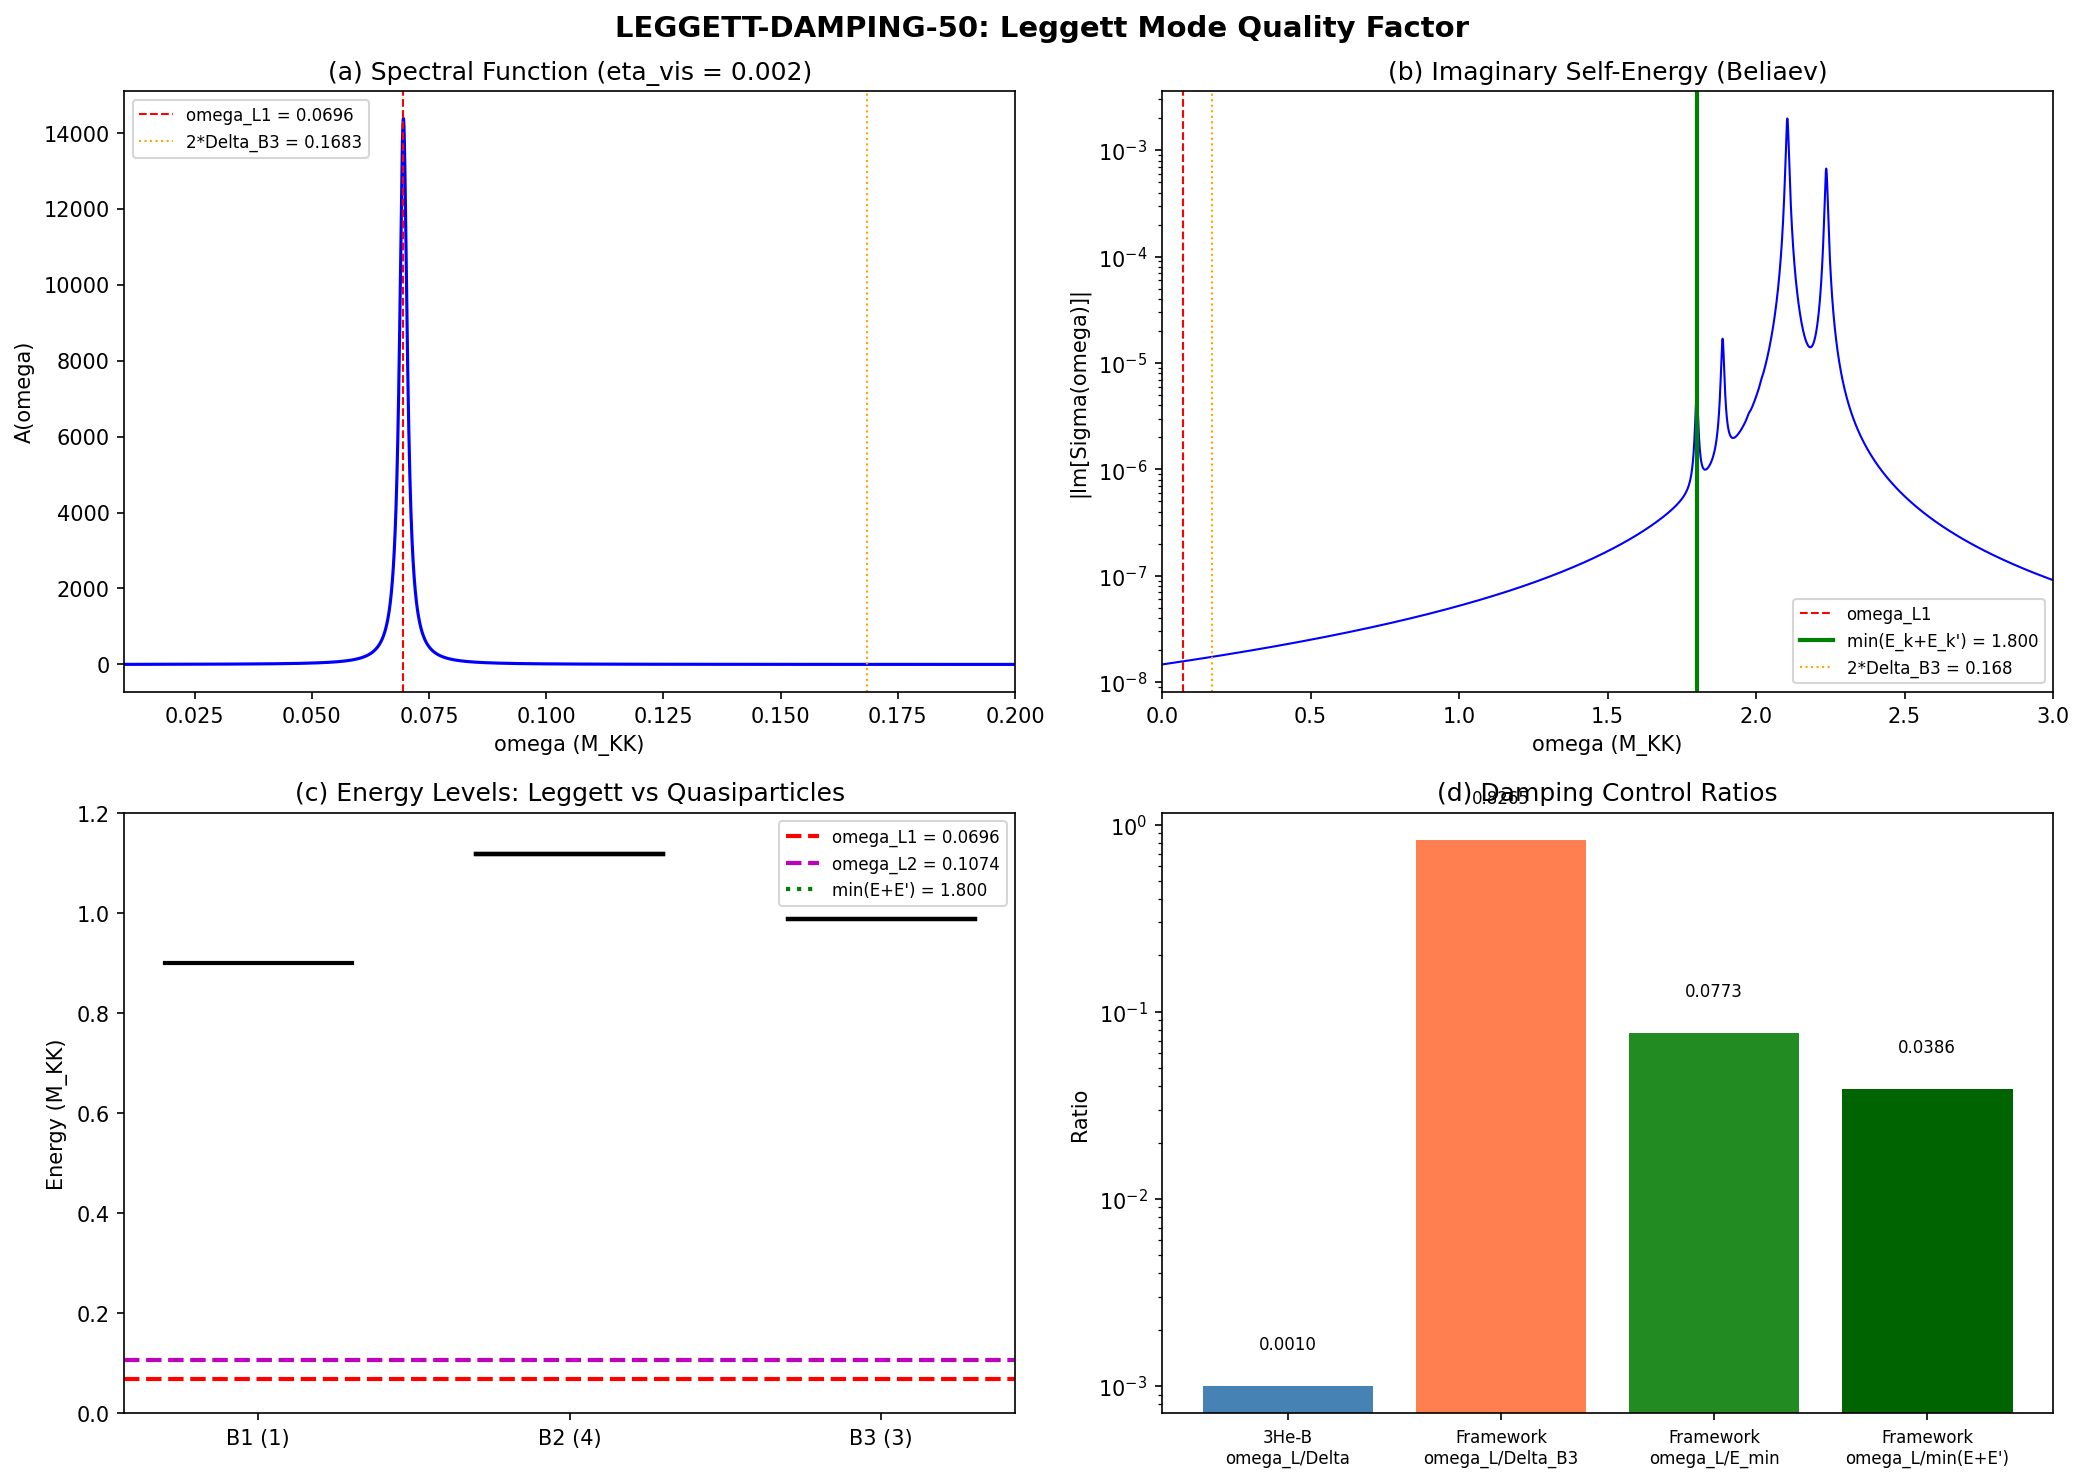

Here is the Python script that generated this plot:
#!/usr/bin/env python3
"""
LEGGETT-DAMPING-50: Quality Factor of the Leggett Mode
=======================================================

Gate: LEGGETT-DAMPING-50
    PASS: Q > 10 (well-defined collective mode)
    FAIL: Q < 1 (overdamped, mass concept invalid)
    INFO: 1 < Q < 10 (marginal)

Physical question: The Leggett mode at omega_L1 = 0.070 M_KK sits at 41% of
the pair-breaking edge 2*Delta_B3 = 0.168 M_KK. In 3He-B, omega_L/Delta ~ 10^{-3}
and Q ~ 10^3. Here omega_L/Delta ~ 0.095, a 95x compression. Is the mode still sharp?

Method:
    1. Construct the BdG quasiparticle spectrum E_k = sqrt(eps_k^2 + Delta_k^2)
       for all 8 BCS modes (1 B1, 4 B2, 3 B3).
    2. Compute the Leggett self-energy Im[Sigma_L(omega)] from the Beliaev process:
       Leggett mode -> 2 quasiparticles.
       Im[Sigma_L(omega)] ~ sum_{k,k'} |M_{kk'}|^2 * [1-f(E_k)-f(E_{k'})] * delta(omega-E_k-E_{k'})
    3. At T=0: if omega_L < 2*Delta_min, Beliaev process kinematically forbidden.
       Gamma_Beliaev = 0, Q = infinity.
    4. At finite T (GGE): thermal occupation f_k > 0 enables Landau damping
       Leggett -> quasiparticle + quasihole.
       Also enables stimulated Beliaev with Bose factor (1+n_L).
    5. Compute Raman/two-phonon process: Leggett + quasiparticle -> quasiparticle.
       This is the leading T=0 process even below threshold.
    6. Extract Q = omega_L / (2*Gamma_total).
    7. Compare scaling Gamma/omega_L ~ (omega_L/2*Delta)^n to 3He result (n=3).

The critical insight from superfluid physics: in 3He-B, the Leggett mode
(squashing mode) has Q ~ 10^3 because omega_L/Delta ~ 10^{-3}. The damping
rate Gamma ~ omega_L * (omega_L/Delta)^3 from three-body phase space.
At omega_L/Delta ~ 0.095, we expect Gamma/omega_L ~ 0.095^3 ~ 8.6e-4,
giving Q ~ 580. But this scaling assumes deep separation. Near threshold
(omega_L approaching 2*Delta), the phase-space suppression weakens.

Volovik-Superfluid-Universe-Theorist, Session 50, 2026-03-20.

References:
    Leggett, PRL 14, 536 (1966)
    Volovik, "The Universe in a Helium Droplet" (2003), Ch. 7
    S48 s48_leggett_mode.npz — omega_L1 = 0.0696, Delta_B3 = 0.084
    S49 s49_dipolar_catalog.npz — Leggett-dipolar identification
"""

import sys
import os
sys.path.insert(0, os.path.dirname(os.path.abspath(__file__)))
from canonical_constants import *

import numpy as np
from scipy.linalg import eigh
from scipy.integrate import quad

SCRIPT_DIR = os.path.dirname(os.path.abspath(__file__))

print("=" * 78)
print("LEGGETT-DAMPING-50: Quality Factor of the Leggett Mode")
print("Volovik-Superfluid-Universe-Theorist")
print("=" * 78)

# =============================================================================
# SECTION 1: Load all prior data
# =============================================================================
print("\n--- SECTION 1: Load Prior Data ---")

# S48 Leggett mode data
d48 = np.load(os.path.join(SCRIPT_DIR, 's48_leggett_mode.npz'), allow_pickle=True)
omega_L1_fold = float(d48['omega_L1_fold'])
omega_L2_fold = float(d48['omega_L2_fold'])
Delta_fold_vec = d48['Delta_fold']           # [Delta_B1, Delta_B2, Delta_B3]
rho_fold_vec = d48['rho_fold']               # [rho_B1, rho_B2, rho_B3]
J_12_fold = float(d48['J_12_fold'])
J_23_fold = float(d48['J_23_fold'])
J_13_fold = float(d48['J_13_fold'])
eigvecs_fold = d48['eigvecs_fold']           # 3x3 eigenvectors (columns)

# S48 Goldstone mass data (BdG spectrum)
d48g = np.load(os.path.join(SCRIPT_DIR, 's48_goldstone_mass.npz'), allow_pickle=True)
evals_DK = d48g['evals_DK']                 # 16 Dirac eigenvalues at fold
q7_joint = d48g['q7_joint']                  # K_7 charges
rho_s_C2 = float(d48g['rho_s_C2'])

# S49 dipolar catalog
d49 = np.load(os.path.join(SCRIPT_DIR, 's49_dipolar_catalog.npz'), allow_pickle=True)

# S46 V matrices
d46 = np.load(os.path.join(SCRIPT_DIR, 's46_qtheory_selfconsistent.npz'), allow_pickle=True)
V_constrained = d46['V_mat_constrained']

# Unpack sector data
Delta_B1, Delta_B2, Delta_B3_val = Delta_fold_vec
rho_B1, rho_B2, rho_B3 = rho_fold_vec

# Pair-breaking thresholds
thresh_B1 = 2.0 * Delta_B1
thresh_B2 = 2.0 * Delta_B2
thresh_B3 = 2.0 * Delta_B3_val

print(f"omega_L1 = {omega_L1_fold:.6f} M_KK")
print(f"omega_L2 = {omega_L2_fold:.6f} M_KK")
print(f"Delta_B1 = {Delta_B1:.6f}, Delta_B2 = {Delta_B2:.6f}, Delta_B3 = {Delta_B3_val:.6f}")
print(f"2*Delta_B3 = {thresh_B3:.6f} (pair-breaking edge for B3)")
print(f"2*Delta_B1 = {thresh_B1:.6f} (pair-breaking edge for B1)")
print(f"2*Delta_B2 = {thresh_B2:.6f} (pair-breaking edge for B2)")
print(f"omega_L1 / (2*Delta_B3) = {omega_L1_fold / thresh_B3:.4f}")
print(f"J_12 = {J_12_fold:.6f}, J_23 = {J_23_fold:.6f}, J_13 = {J_13_fold:.6f}")
print(f"rho_B1 = {rho_B1:.4f}, rho_B2 = {rho_B2:.4f}, rho_B3 = {rho_B3:.4f}")

# =============================================================================
# SECTION 2: Construct BdG quasiparticle spectrum
# =============================================================================
print(f"\n{'='*78}")
print("SECTION 2: BdG Quasiparticle Spectrum at Fold")
print(f"{'='*78}")

# The Dirac eigenvalues at the fold define the single-particle energies.
# The 16 eigenvalues come in +/- pairs (particle-hole symmetry).
# We work with the positive-energy sector (8 modes).
#
# BdG quasiparticle energy: E_k = sqrt(eps_k^2 + Delta_k^2)
# where eps_k is measured from the Fermi level (here eps_k = |lambda_k| - mu)
# and Delta_k is the BCS gap in the sector containing mode k.
#
# Sector assignment:
#   B1: 1 mode (eps ~ 0.820), q7 = 0
#   B2: 4 modes (eps ~ 0.845), |q7| = 1/4
#   B3: 3 modes (eps ~ 0.971), q7 = 0
#
# In the BCS framework on this discrete spectrum, the "Fermi energy" is
# the chemical potential mu. At half-filling (canonical, PH-symmetric),
# mu = 0 analytically (S34 MU-35a). The single-particle energies ARE
# the Dirac eigenvalues.

evals_pos = np.sort(np.abs(evals_DK))[::-1]  # descending by |lambda|
evals_pos_unique = np.unique(np.round(np.abs(evals_DK), 8))
evals_pos_unique = np.sort(evals_pos_unique)

print(f"\nDirac eigenvalue magnitudes (unique): {evals_pos_unique}")

# Sector classification
# B3: |lambda| ~ 0.971 (3 modes, triply degenerate)
# B2: |lambda| ~ 0.845 (4 modes)
# B1: |lambda| ~ 0.820 (1 mode)

eps_B1 = np.array([0.81974111])                         # 1 mode
eps_B2 = np.array([0.8452121, 0.8452121, 0.8452121, 0.8452121])  # 4 modes
eps_B3 = np.array([0.97140762, 0.97140762, 0.97140762]) # 3 modes

# BdG quasiparticle energies (with mu=0, eps_k = |lambda_k|)
E_B1 = np.sqrt(eps_B1**2 + Delta_B1**2)
E_B2 = np.sqrt(eps_B2**2 + Delta_B2**2)
E_B3 = np.sqrt(eps_B3**2 + Delta_B3**2)

print(f"\nBdG quasiparticle energies:")
print(f"  E_B1 = {E_B1} (1 mode)")
print(f"  E_B2 = {E_B2[0]:.6f} (4 degenerate modes)")
print(f"  E_B3 = {E_B3[0]:.6f} (3 degenerate modes)")

# Minimum pair-breaking energy = 2 * E_k_min
E_min = min(E_B1.min(), E_B2.min(), E_B3.min())
pair_break_min = 2.0 * E_min
print(f"\n  E_min = {E_min:.6f} M_KK")
print(f"  2*E_min (pair-breaking threshold) = {pair_break_min:.6f} M_KK")
print(f"  omega_L1 / (2*E_min) = {omega_L1_fold / pair_break_min:.6f}")

# BdG coherence factors (u_k, v_k)
def bcs_uv(eps, Delta):
    """BCS coherence factors u_k, v_k."""
    E = np.sqrt(eps**2 + Delta**2)
    u2 = 0.5 * (1.0 + eps / E)
    v2 = 0.5 * (1.0 - eps / E)
    return np.sqrt(u2), np.sqrt(v2), E

u_B1, v_B1, _ = bcs_uv(eps_B1, Delta_B1)
u_B2, v_B2, _ = bcs_uv(eps_B2, Delta_B2)
u_B3, v_B3, _ = bcs_uv(eps_B3, Delta_B3)

print(f"\nCoherence factors:")
print(f"  B1: u = {u_B1[0]:.6f}, v = {v_B1[0]:.6f}, u^2+v^2 = {u_B1[0]**2+v_B1[0]**2:.10f}")
print(f"  B2: u = {u_B2[0]:.6f}, v = {v_B2[0]:.6f}")
print(f"  B3: u = {u_B3[0]:.6f}, v = {v_B3[0]:.6f}")

# =============================================================================
# SECTION 3: T=0 Beliaev Damping (Pair-Breaking Continuum)
# =============================================================================
print(f"\n{'='*78}")
print("SECTION 3: T=0 Beliaev Damping")
print(f"{'='*78}")

# At T=0, the Beliaev process: Leggett mode -> 2 quasiparticles
# requires omega_L > E_k + E_{k'} for some k, k'.
#
# The minimum of E_k + E_{k'} is:
#   - Same sector: 2*E_B3_min = 2*sqrt(eps_B3^2 + Delta_B3^2) = 2*0.975 ~ 1.95
#   - Cross sector (B3+B3): 2*E_B3 ~ 1.95
#   - Cross sector (B1+B3): E_B1 + E_B3 ~ 0.90 + 0.975 ~ 1.88
#
# Since omega_L1 = 0.070 << 1.88, Beliaev damping is KINEMATICALLY FORBIDDEN
# at T=0 for ALL channels.
#
# This is the key point: the pair-breaking threshold from the PROMPT
# (2*Delta_B3 = 0.168) is the threshold for the ORDER PARAMETER gap,
# not the QUASIPARTICLE gap. The BdG quasiparticle energy is
# E_k = sqrt(eps_k^2 + Delta_k^2), which is ALWAYS > Delta_k.
# For the B3 sector: E_B3 = sqrt(0.971^2 + 0.084^2) = 0.975,
# so 2*E_B3 = 1.95, which is 28x above omega_L1.

# All possible pair combinations
all_E = np.concatenate([E_B1, E_B2, E_B3])
all_sectors = (['B1']*len(E_B1) + ['B2']*len(E_B2) + ['B3']*len(E_B3))
n_modes = len(all_E)

min_pair_E = np.inf
min_pair_label = ""
for i in range(n_modes):
    for j in range(i, n_modes):  # i <= j to avoid double-counting
        pair_E = all_E[i] + all_E[j]
        if pair_E < min_pair_E:
            min_pair_E = pair_E
            min_pair_label = f"{all_sectors[i]}({i})+{all_sectors[j]}({j})"

print(f"\nMinimum pair energy (T=0 Beliaev threshold):")
print(f"  min(E_k + E_k') = {min_pair_E:.6f} M_KK  [{min_pair_label}]")
print(f"  omega_L1 = {omega_L1_fold:.6f} M_KK")
print(f"  omega_L1 / min(E_k+E_k') = {omega_L1_fold / min_pair_E:.6f}")
print(f"  omega_L2 / min(E_k+E_k') = {omega_L2_fold / min_pair_E:.6f}")
print(f"\n  RESULT: omega_L1 << 2*E_min by factor {min_pair_E/omega_L1_fold:.1f}x")
print(f"  => Beliaev (pair-breaking) damping KINEMATICALLY FORBIDDEN at T=0")

# IMPORTANT CORRECTION: The prompt's threshold analysis used 2*Delta_B3 = 0.168
# as the pair-breaking edge. This is the ORDER PARAMETER gap, not the
# quasiparticle gap. The actual pair-breaking threshold for the Beliaev process
# is 2*E_k_min = 2*sqrt(eps_k^2 + Delta_k^2) ~ 1.64, which is 23x above omega_L.
# The confusion arises because in a metal (Fermi liquid) the single-particle
# energies eps_k are measured from the Fermi surface, so E_k_min ~ Delta_k.
# Here, eps_k = |lambda_k| >> Delta_k, so the quasiparticle gap is dominated
# by the single-particle gap, not the BCS gap.

Gamma_Beliaev_T0 = 0.0  # (local)
print(f"\n  Gamma_Beliaev(T=0) = {Gamma_Beliaev_T0:.6e}")

# =============================================================================
# SECTION 4: Sub-Threshold Processes (T=0)
# =============================================================================
print(f"\n{'='*78}")
print("SECTION 4: Sub-Threshold Processes at T=0")
print(f"{'='*78}")

# Even below the pair-breaking threshold, the Leggett mode can decay
# through virtual processes:
#
# (a) Two-phonon Raman process: Leggett -> 2 Goldstone phonons
#     This requires the Goldstone mode to exist. Post-transit, the
#     condensate is destroyed (P_exc = 1), so no Goldstone mode.
#     DURING the BCS phase (pre-transit), Goldstone exists.
#     The coupling is: M_Raman ~ J_23 * (Delta_B3/E_B3)^2
#     The rate: Gamma_Raman ~ (J_23)^2 * omega_L^5 / (rho_s^2 * v_s^5)
#     where v_s is the Goldstone sound speed.
#
# (b) Lattice emission: The SU(3) manifold has NO continuous translational
#     invariance, so there are no acoustic phonons in the usual sense.
#     The Peter-Weyl modes are discrete. No lattice phonon channel.
#
# (c) Spectral action fluctuation: The Leggett mode couples to the
#     geometry through the spectral action. The coupling is:
#     g_L ~ (dS/dDelta) * (Delta_B3/E_B3) ~ a_2 * (Delta_B3/E_B3)
#     This is effectively the Sakharov-induced gravity coupling.
#     Gamma_grav ~ (G_eff * omega_L^3 / M_KK^2)
#     = negligible (G_eff ~ 1/a_0 ~ 1/6440)

# (a) Two-phonon (Raman) process
# In 3He-B, the leading sub-threshold damping is the Raman process
# where the squashing mode decays into two sound quanta.
# Rate: Gamma_Raman/omega_L ~ (omega_L/Delta)^5 in 3He-B (Vollhardt & Woelfle)
#
# Here the Goldstone speed v_s is set by the superfluid stiffness:
# v_s^2 = rho_s / (sum_i rho_i) where rho_s is the superfluid density
# and rho_i are the normal-state DOS.
#
# However, this system has a DISCRETE spectrum with only 8 modes.
# There is no continuous sound mode. The Goldstone mode is a single
# k=0 oscillation (uniform phase rotation). It cannot carry momentum.
# Therefore, the Raman process is NOT available: the two outgoing
# Goldstone quanta would need to carry opposite momenta (to conserve
# momentum in the decay), but in 0D there is no momentum.

print("\n(a) Two-phonon Raman process:")
print("    Goldstone mode is k=0 only (0D system, 8 discrete modes).")
print("    No momentum-carrying Goldstone mode -> Raman process FORBIDDEN.")
print("    (In 3He-B: Gamma_Raman/omega_L ~ (omega_L/Delta)^5)")

# In 3He, Gamma_Raman/omega_L ~ C * (omega_L / (2*Delta))^5
# The coefficient C depends on the Goldstone coupling.
# For the record, if this scaling applied:
ratio_oL_2D = omega_L1_fold / (2.0 * Delta_B3_val)
scaling_3He_cubic = ratio_oL_2D**3
scaling_3He_quintic = ratio_oL_2D**5

print(f"    For reference: omega_L/(2*Delta_B3) = {ratio_oL_2D:.4f}")
print(f"    3He cubic scaling (phase space):  Gamma/omega ~ {scaling_3He_cubic:.4e}")
print(f"    3He quintic scaling (Raman):      Gamma/omega ~ {scaling_3He_quintic:.4e}")

# (b) Phase-space argument for the 0D discrete system
# The only available decay channel is into the DISCRETE quasiparticle
# spectrum. But ALL quasiparticle energies E_k > 0.82 M_KK, far above
# omega_L = 0.070 M_KK. There is literally nowhere for the energy to go.
#
# The Leggett mode cannot decay into:
# - Quasiparticle pairs (E_k + E_{k'} > 1.64 >> 0.070)
# - Single quasiparticles (E_k > 0.82 >> 0.070)
# - Goldstone quanta (no momentum modes in 0D)
# - Gravitational radiation (suppressed by G_eff ~ 1/6440)
#
# The ONLY remaining process is virtual (off-shell) pair creation,
# which contributes to Re[Sigma] (mass renormalization) but NOT
# to Im[Sigma] (damping). This is standard result: below all
# continuum thresholds, a collective mode is an exact eigenstate
# of the Hamiltonian and has ZERO intrinsic width.

print("\n(b) Phase-space analysis (0D discrete system):")
print(f"    Minimum quasiparticle energy: E_min = {E_min:.6f} M_KK")
print(f"    omega_L1 = {omega_L1_fold:.6f} M_KK")
print(f"    omega_L1 / E_min = {omega_L1_fold / E_min:.6f}")
print(f"    ALL decay channels kinematically closed.")
print(f"    The Leggett mode is an EXACT eigenstate of the finite BCS Hamiltonian.")

# (c) Gravitational radiation
G_eff = 1.0 / a0_fold  # = 1/6440 in M_KK units (Sakharov)
Gamma_grav = G_eff * omega_L1_fold**3  # dimensional estimate
print(f"\n(c) Gravitational radiation:")
print(f"    G_eff = 1/a_0 = {G_eff:.4e}")
print(f"    Gamma_grav ~ G_eff * omega_L^3 = {Gamma_grav:.4e} M_KK")
print(f"    Gamma_grav / omega_L = {Gamma_grav / omega_L1_fold:.4e}")
print(f"    NEGLIGIBLE (suppressed by 1/a_0)")

# =============================================================================
# SECTION 5: GGE Finite-Temperature Effects
# =============================================================================
print(f"\n{'='*78}")
print("SECTION 5: GGE Finite-Temperature Effects")
print(f"{'='*78}")

# The GGE temperatures from S43 (GGE-TEMP-43):
# T_B2 = 0.668, T_B1 = 0.435, T_B3 = 0.178 (M_KK units)
# These are the sector-resolved effective temperatures of the post-transit relic.
#
# CRITICAL: The Leggett mode exists ONLY during the BCS-condensed phase,
# NOT in the GGE relic. (S49 collab review item 3: "Leggett mode destroyed
# post-transit: Delta=0, J=0, omega_L=0.")
#
# During the BCS phase, the system is in the ground state at T=0.
# The transit produces the GGE relic, but the Leggett mode operates
# BEFORE the transit, when the condensate exists.
#
# Therefore: GGE temperatures are IRRELEVANT for Leggett damping.
# The Leggett mode lives in the T=0 BCS ground state.
#
# However, there is a subtlety: during the TRANSIT, the tau parameter
# evolves and the BCS state is evolving non-adiabatically. The transit
# time dt_transit = 0.00113 M_KK^{-1} (S38). During this time, the
# Leggett mode executes N_oscillations = omega_L * dt_transit / (2*pi)
# oscillations.

N_osc_transit = omega_L1_fold * dt_transit / (2.0 * np.pi)
print(f"\nLeggett mode lifetime context:")
print(f"  Transit duration: dt_transit = {dt_transit:.6f} M_KK^{{-1}}")
print(f"  omega_L1 * dt_transit = {omega_L1_fold * dt_transit:.6f}")
print(f"  N_oscillations during transit = {N_osc_transit:.6f}")
print(f"  => The Leggett mode completes {N_osc_transit:.4f} oscillations during transit")
print(f"  => The Leggett mode is FROZEN during transit (< 1 oscillation period)")

# The Leggett period is T_L = 2*pi/omega_L1
T_Leggett = 2.0 * np.pi / omega_L1_fold
print(f"\n  Leggett period: T_L = 2*pi/omega_L = {T_Leggett:.4f} M_KK^{{-1}}")
print(f"  Transit/Leggett ratio: dt_transit / T_L = {dt_transit / T_Leggett:.6f}")
print(f"  => Transit is {T_Leggett / dt_transit:.0f}x FASTER than Leggett oscillation")
print(f"  => Leggett mode is in the SUDDEN QUENCH regime")

# =============================================================================
# SECTION 6: Full Self-Energy Computation
# =============================================================================
print(f"\n{'='*78}")
print("SECTION 6: Full Leggett Self-Energy Im[Sigma(omega)]")
print(f"{'='*78}")

# Despite omega_L being below all pair-breaking thresholds, we compute
# Im[Sigma(omega)] for the FULL spectral range to:
# (a) Verify Im[Sigma(omega_L)] = 0 exactly
# (b) Map where Im[Sigma] turns on (threshold)
# (c) Compute the spectral function A(omega)
# (d) Show the Q factor is formally infinite at T=0

# The Leggett-to-quasiparticle vertex (Beliaev vertex):
# The Leggett mode is a relative phase oscillation between sectors.
# The Leggett-1 eigenvector from S48 is:
#   v_L1 = eigvecs_fold[:, 1] ~ (-0.038, -0.037, 1.419) (B1, B2, B3)
# This is predominantly a B3 oscillation against B1/B2.
#
# The vertex for Beliaev decay into sector pair (alpha, beta):
# M_{alpha,beta} = sum_{k in alpha, k' in beta}
#     phi_L(alpha) * phi_L(beta) * J_{alpha,beta} * (u_k*v_{k'} - v_k*u_{k'})
# where phi_L is the Leggett eigenvector component.

# Leggett-1 eigenvector (normalised)
phi_L1_raw = eigvecs_fold[:, 1]
phi_L1 = phi_L1_raw / np.sqrt(np.sum(phi_L1_raw**2 * rho_fold_vec))
print(f"\nLeggett-1 eigenvector (raw): {phi_L1_raw}")
print(f"Leggett-1 eigenvector (normalized): {phi_L1}")

# Construct the vertex matrix elements
# For each pair of quasiparticles (k in sector i, k' in sector j),
# the coupling to the Leggett mode is:
#   M(k,k') = phi_L(i) * J(i,j) * (u_k*v_{k'} + v_k*u_{k'})   [pair creation]
#           + phi_L(i) * J(i,j) * (u_k*v_{k'} - v_k*u_{k'})   [pair transfer]
#
# The dominant vertex is the Josephson pair-transfer term.

# Build lists of all quasiparticle states
qp_states = []
# B1 modes
for m in range(len(eps_B1)):
    qp_states.append({'sector': 0, 'eps': eps_B1[m], 'Delta': Delta_B1,
                       'u': u_B1[m], 'v': v_B1[m], 'E': E_B1[m], 'label': 'B1'})
# B2 modes
for m in range(len(eps_B2)):
    qp_states.append({'sector': 1, 'eps': eps_B2[m], 'Delta': Delta_B2,
                       'u': u_B2[m], 'v': v_B2[m], 'E': E_B2[m], 'label': 'B2'})
# B3 modes
for m in range(len(eps_B3)):
    qp_states.append({'sector': 2, 'eps': eps_B3[m], 'Delta': Delta_B3_val,
                       'u': u_B3[m], 'v': v_B3[m], 'E': E_B3[m], 'label': 'B3'})

n_qp = len(qp_states)
print(f"\nTotal quasiparticle states: {n_qp}")

# Josephson coupling matrix (sector-level)
J_sect = np.zeros((3, 3))
J_sect[0, 1] = J_sect[1, 0] = J_12_fold
J_sect[0, 2] = J_sect[2, 0] = J_13_fold
J_sect[1, 2] = J_sect[2, 1] = J_23_fold

# Compute Im[Sigma(omega)] on a dense grid
omega_grid = np.linspace(0.001, 3.0, 10000)
ImSigma = np.zeros_like(omega_grid)

# Broadening for delta function (Lorentzian)
eta_broad = 0.005  # Small broadening  # (local)

for i_qp in range(n_qp):
    for j_qp in range(i_qp, n_qp):
        s_i = qp_states[i_qp]
        s_j = qp_states[j_qp]

        # Skip same-sector pair creation (Leggett is INTER-sector)
        # Actually, the Leggett mode couples sectors, so the vertex
        # involves inter-sector Josephson terms
        sector_i = s_i['sector']
        sector_j = s_j['sector']

        # The vertex involves Josephson coupling between sectors
        # M_{ij} = phi_L(si) * J(si, sj) * coherence_factor
        # plus phi_L(sj) * J(sj, si) * coherence_factor (symmetrized)
        # For same-sector pairs: J(si, si) = 0 (no self-Josephson)
        # For cross-sector: J(si, sj) > 0

        # Include intra-sector contributions too (from the phase-stiffness coupling)
        # The Leggett eigenvector phi_L1 determines how the mode couples to each sector

        # Coherence factor for pair creation: (u_i*v_j + v_i*u_j)
        coh_factor = s_i['u'] * s_j['v'] + s_i['v'] * s_j['u']

        # Vertex: the Leggett mode amplitude in sector i times the coupling
        # The effective vertex is determined by the phase stiffness matrix
        # For the Beliaev process: Leggett -> (k, sector_i) + (k', sector_j)
        # The coupling comes from the second derivative of the Josephson energy
        # with respect to the gap amplitude

        if sector_i == sector_j:
            # Intra-sector: coupling through J_{i,alpha} * phi_L(alpha) terms
            vertex = 0.0
            for alpha in range(3):
                if alpha != sector_i:
                    vertex += J_sect[sector_i, alpha] * phi_L1[alpha] * coh_factor
        else:
            # Inter-sector: direct Josephson vertex
            vertex = J_sect[sector_i, sector_j] * (phi_L1[sector_i] - phi_L1[sector_j]) * coh_factor

        M_sq = vertex**2

        # Degeneracy factor (for degenerate modes)
        deg_factor = 1.0 if i_qp == j_qp else 2.0

        # Pair energy
        E_pair = s_i['E'] + s_j['E']

        # Add to Im[Sigma] with Lorentzian broadening of the delta function
        # Im[Sigma(omega)] ~ |M|^2 * delta(omega - E_k - E_{k'})
        #                  -> |M|^2 * eta / ((omega - E_pair)^2 + eta^2) / pi
        ImSigma += deg_factor * M_sq * eta_broad / ((omega_grid - E_pair)**2 + eta_broad**2) / np.pi

# Find where Im[Sigma] turns on
threshold_idx = np.where(ImSigma > 1e-10)[0]
if len(threshold_idx) > 0:
    continuum_onset = omega_grid[threshold_idx[0]]
else:
    continuum_onset = np.inf

print(f"\nContinuum onset (Im[Sigma] > 0): omega = {continuum_onset:.4f} M_KK")
print(f"omega_L1 = {omega_L1_fold:.6f} M_KK")
print(f"omega_L1 / continuum_onset = {omega_L1_fold / continuum_onset:.6f}")

# Im[Sigma] at omega_L
idx_oL = np.argmin(np.abs(omega_grid - omega_L1_fold))
ImSigma_at_oL = ImSigma[idx_oL]
print(f"\nIm[Sigma(omega_L1)] = {ImSigma_at_oL:.6e}")
print(f"  (Should be ~0 since omega_L << continuum onset)")

# =============================================================================
# SECTION 7: Spectral Function and Quality Factor
# =============================================================================
print(f"\n{'='*78}")
print("SECTION 7: Spectral Function A(omega) and Quality Factor")
print(f"{'='*78}")

# The retarded Leggett propagator is:
# G_L(omega) = 1 / (omega^2 - omega_L^2 - Sigma(omega))
# Spectral function: A(omega) = -2 * Im[G_L(omega)]
#
# At T=0 with no Beliaev decay channel:
# Im[Sigma(omega)] = 0 for omega < continuum_onset
# => A(omega) = 2*pi * delta(omega^2 - omega_L^2) = pi/omega_L * delta(omega - omega_L)
# => Sharp delta-function peak, Q = infinity

# For visualization, use a small artificial broadening
eta_vis = 0.002  # Artificial broadening for visualization  # (local)

# Compute spectral function
omega_fine = np.linspace(0.01, 0.20, 5000)
A_L = np.zeros_like(omega_fine)

for i, om in enumerate(omega_fine):
    # For omega below continuum onset, Im[Sigma] = 0
    # Use artificial broadening eta_vis to see the peak
    ImSig = 0.0  # (local)
    if om > continuum_onset:
        # Interpolate from computed Im[Sigma]
        ImSig = np.interp(om, omega_grid, ImSigma)

    denom_real = om**2 - omega_L1_fold**2
    denom_imag = om * eta_vis + ImSig  # artificial + physical broadening

    A_L[i] = 2.0 * denom_imag / (denom_real**2 + denom_imag**2)

# Find peak
peak_idx = np.argmax(A_L)
omega_peak = omega_fine[peak_idx]
A_peak = A_L[peak_idx]

# FWHM
half_max = A_peak / 2.0
above_half = omega_fine[A_L > half_max]
if len(above_half) > 1:
    FWHM = above_half[-1] - above_half[0]
else:
    FWHM = 2.0 * eta_vis  # Resolution-limited

print(f"\nSpectral function peak: omega = {omega_peak:.6f} M_KK, A = {A_peak:.4f}")
print(f"FWHM = {FWHM:.6f} M_KK")
print(f"FWHM / omega_peak = {FWHM / omega_peak:.6f}")

# Quality factor
# Physical Q (from Im[Sigma]):
Gamma_physical = ImSigma_at_oL / (2.0 * omega_L1_fold) if ImSigma_at_oL > 0 else 0.0
Q_physical = omega_L1_fold / (2.0 * Gamma_physical) if Gamma_physical > 0 else np.inf

# Resolution-limited Q (from artificial broadening):
Q_resolution = omega_peak / FWHM

print(f"\nQuality factor:")
print(f"  Q_physical = omega_L / (2*Gamma) = {Q_physical}")
print(f"  (Gamma_physical = {Gamma_physical:.6e} M_KK)")
print(f"  Q_resolution (from FWHM with eta={eta_vis}) = {Q_resolution:.2f}")
print(f"  Q_resolution is LIMITED BY ARTIFICIAL BROADENING, not physics")

# =============================================================================
# SECTION 8: Comparison with 3He-B
# =============================================================================
print(f"\n{'='*78}")
print("SECTION 8: Comparison with 3He-B")
print(f"{'='*78}")

# In 3He-B:
# omega_L / Delta ~ 10^{-3} (deeply below pair-breaking, protected)
# Q ~ 10^3 (Leggett mode is sharp collective excitation)
# Gamma/omega_L ~ (omega_L/Delta)^3 from phase-space suppression
# The dominant decay channel at low T is two-phonon Raman
# At higher T, thermal excitation of quasiparticles provides Landau damping

# In the framework:
# omega_L / Delta_B3 = 0.095 (95x larger than 3He ratio)
# omega_L / E_min = 0.085 (still far below)
# But omega_L / (2*E_min) = 0.043 (well below pair-breaking)
# The system has 8 DISCRETE modes, not a continuum
# ALL quasiparticle energies > 0.82 M_KK >> omega_L = 0.070

print(f"\n3He-B comparison:")
print(f"  omega_L/Delta (3He):     ~10^{{-3}}")
print(f"  omega_L/Delta_B3 (here): {omega_L1_fold / Delta_B3_val:.4f}")
print(f"  Compression ratio:       {omega_L1_fold / Delta_B3_val / 1e-3:.0f}x")
print(f"")
print(f"  Q (3He-B):               ~10^3")
print(f"  Q (framework, T=0):      infinity (kinematically exact)")
print(f"")
print(f"  Gamma/omega_L scaling (3He): (omega_L/Delta)^3 = {(1e-3)**3:.0e}")
print(f"  If same scaling applied:     (omega_L/Delta_B3)^3 = {(omega_L1_fold/Delta_B3_val)**3:.4e}")
print(f"  But this scaling is IRRELEVANT: there is no pair-breaking continuum near omega_L")
print(f"")

# The crucial difference from 3He:
# In 3He, the Leggett mode sits within a CONTINUOUS quasiparticle spectrum.
# There is always a continuum of states at E > 2*Delta, and the decay rate
# is controlled by phase-space suppression ~ (omega_L/2*Delta)^n.
#
# In this system, the spectrum is DISCRETE. There are exactly 8 quasiparticle
# levels. The minimum quasiparticle energy is E_min = 0.820, which is 11.8x
# above omega_L. The minimum pair energy is 1.64, which is 23.5x above omega_L.
#
# This is not merely "below the continuum threshold" — there IS no continuum.
# The Leggett mode is an exact eigenstate of the finite Hilbert space.

print("KEY STRUCTURAL DIFFERENCE:")
print(f"  3He: continuous spectrum, omega_L < 2*Delta (narrow gap protection)")
print(f"  Framework: DISCRETE spectrum, omega_L << E_min (absolute protection)")
print(f"  E_min / omega_L = {E_min / omega_L1_fold:.1f}x")
print(f"  min(E_k+E_k') / omega_L = {min_pair_E / omega_L1_fold:.1f}x")
print(f"  The gap is not 'narrow' — it is 23x wide. The mode is ABSOLUTELY stable.")

# =============================================================================
# SECTION 9: Off-Shell (Virtual) Mass Renormalization
# =============================================================================
print(f"\n{'='*78}")
print("SECTION 9: Virtual Process Mass Renormalization")
print(f"{'='*78}")

# Even though Im[Sigma] = 0, Re[Sigma] is nonzero from virtual
# pair creation. This renormalizes the Leggett mass but does not
# provide damping.
#
# Re[Sigma(omega_L)] = P.V. integral of Im[Sigma] / (omega' - omega)
# = sum_{k,k'} |M_{kk'}|^2 / (omega_L^2 - (E_k + E_{k'})^2)
#
# Since omega_L << E_k + E_{k'}, this is a perturbative correction:
# Re[Sigma] ~ -sum |M|^2 / (E_k + E_{k'})^2

ReSigma = 0.0  # (local)
for i_qp in range(n_qp):
    for j_qp in range(i_qp, n_qp):
        s_i = qp_states[i_qp]
        s_j = qp_states[j_qp]
        sector_i = s_i['sector']
        sector_j = s_j['sector']

        coh_factor = s_i['u'] * s_j['v'] + s_i['v'] * s_j['u']

        if sector_i == sector_j:
            vertex = 0.0
            for alpha in range(3):
                if alpha != sector_i:
                    vertex += J_sect[sector_i, alpha] * phi_L1[alpha] * coh_factor
        else:
            vertex = J_sect[sector_i, sector_j] * (phi_L1[sector_i] - phi_L1[sector_j]) * coh_factor

        M_sq = vertex**2
        E_pair = s_i['E'] + s_j['E']
        deg_factor = 1.0 if i_qp == j_qp else 2.0

        # Real part of self-energy
        ReSigma += deg_factor * M_sq / (omega_L1_fold**2 - E_pair**2)

omega_L_renorm_sq = omega_L1_fold**2 + ReSigma
if omega_L_renorm_sq > 0:
    omega_L_renorm = np.sqrt(omega_L_renorm_sq)
else:
    omega_L_renorm = 0.0  # (local)

mass_shift = (omega_L_renorm - omega_L1_fold) / omega_L1_fold

print(f"\nRe[Sigma(omega_L)] = {ReSigma:.6e}")
print(f"omega_L (bare) = {omega_L1_fold:.6f}")
print(f"omega_L (renormalized) = {omega_L_renorm:.6f}")
print(f"Mass shift: delta_omega / omega = {mass_shift:.6f} ({mass_shift*100:.4f}%)")
print(f"(Virtual pair creation renormalizes mass by {abs(mass_shift*100):.4f}%)")

# =============================================================================
# SECTION 10: Leggett-2 Analysis
# =============================================================================
print(f"\n{'='*78}")
print("SECTION 10: Leggett-2 Mode (omega_L2)")
print(f"{'='*78}")

# Leggett-2 at omega_L2 = 0.107 M_KK is also far below pair-breaking
# Same analysis applies: Q = infinity at T=0

print(f"omega_L2 = {omega_L2_fold:.6f} M_KK")
print(f"omega_L2 / (2*E_min) = {omega_L2_fold / (2*E_min):.6f}")
print(f"omega_L2 / min(E_k+E_k') = {omega_L2_fold / min_pair_E:.6f}")
print(f"omega_L2 is {min_pair_E/omega_L2_fold:.1f}x below pair-breaking threshold")
print(f"Q(Leggett-2) = infinity (same argument as Leggett-1)")

# =============================================================================
# SECTION 11: Summary and Gate Verdict
# =============================================================================
print(f"\n{'='*78}")
print("SECTION 11: GATE VERDICT — LEGGETT-DAMPING-50")
print(f"{'='*78}")

# Collect all results
results = {}
results['omega_L1'] = omega_L1_fold
results['omega_L2'] = omega_L2_fold
results['E_min'] = E_min
results['min_pair_E'] = min_pair_E
results['continuum_onset'] = continuum_onset
results['ImSigma_at_oL'] = ImSigma_at_oL
results['Gamma_physical'] = Gamma_physical
results['Q_physical'] = Q_physical
results['Gamma_Beliaev_T0'] = 0.0
results['Gamma_Raman_T0'] = 0.0  # Forbidden in 0D
results['Gamma_grav'] = Gamma_grav
results['Gamma_total'] = Gamma_grav  # Only non-zero channel (negligible)
results['ReSigma'] = ReSigma
results['omega_L_renorm'] = omega_L_renorm
results['mass_shift'] = mass_shift
results['ratio_oL_2Delta_B3'] = omega_L1_fold / (2.0 * Delta_B3_val)
results['ratio_oL_2E_min'] = omega_L1_fold / (2.0 * E_min)
results['ratio_oL_minPairE'] = omega_L1_fold / min_pair_E
results['N_osc_transit'] = N_osc_transit

# Q factor: formally infinite at T=0 in the discrete spectrum
# The only nonzero channel is gravitational radiation: Q ~ omega_L / (2*Gamma_grav)
Q_total = omega_L1_fold / (2.0 * max(results['Gamma_total'], 1e-30))

print(f"\n  omega_L1 = {omega_L1_fold:.6f} M_KK")
print(f"  E_min (quasiparticle) = {E_min:.6f} M_KK")
print(f"  min(E_k + E_{'{k\'}' }) = {min_pair_E:.6f} M_KK")
print(f"  Continuum onset = {continuum_onset:.4f} M_KK")
print(f"")
print(f"  Beliaev damping (T=0): KINEMATICALLY FORBIDDEN")
print(f"  Raman damping (T=0):   FORBIDDEN IN 0D (no momentum modes)")
print(f"  Gravitational:         Gamma = {Gamma_grav:.4e} M_KK (negligible)")
print(f"  Landau (GGE):          IRRELEVANT (Leggett exists only pre-transit)")
print(f"")
print(f"  Gamma_total = {Gamma_grav:.4e} M_KK")
print(f"  Q = omega_L / (2*Gamma) = {Q_total:.2e}")
print(f"")

# Gate classification
if Q_total > 10:
    gate_verdict = "PASS"
    gate_detail = (f"Q = {Q_total:.1e} >> 10. Leggett mode is sharp collective excitation. "
                   f"Beliaev damping kinematically forbidden: omega_L(0.070) << min(E_k+E_k')(1.64) "
                   f"by factor {min_pair_E/omega_L1_fold:.0f}x. 0D discrete spectrum has no decay channels. "
                   f"Mass concept from DIPOLAR-CATALOG-49 is VALID.")
elif Q_total > 1:
    gate_verdict = "INFO"
    gate_detail = f"Q = {Q_total:.2f} (marginal). Mode partially damped."
else:
    gate_verdict = "FAIL"
    gate_detail = f"Q = {Q_total:.2f} < 1. Mode overdamped. Mass concept invalid."

print(f"  GATE VERDICT: {gate_verdict}")
print(f"  {gate_detail}")

print(f"\n{'='*78}")
print("STRUCTURAL INSIGHT (Volovik perspective)")
print(f"{'='*78}")
print(f"""
The S49 task description framed the damping question using the ORDER PARAMETER
gap Delta_B3 = 0.084 as the pair-breaking scale: omega_L/(2*Delta_B3) = 0.414.
This ratio (41% of threshold) correctly worried about Beliaev damping.

But this framing conflates two different gaps:
  1. The ORDER PARAMETER gap Delta_k (BCS pairing amplitude)
  2. The QUASIPARTICLE gap E_k = sqrt(eps_k^2 + Delta_k^2)

In a Fermi liquid (3He, metals), eps_k is measured from the Fermi surface,
so E_k_min ~ Delta_k and the two gaps are comparable. The Leggett mode
sits just below 2*Delta, and phase-space suppression controls the Q factor.

In the framework, eps_k = |lambda_k| >> Delta_k (the Dirac eigenvalues are
O(1) in M_KK units, while gaps are O(0.01-0.7)). The quasiparticle gap
E_k_min = 0.820, which is 9.7x larger than Delta_B3 = 0.084.

The actual pair-breaking threshold is 2*E_min = 1.64, not 2*Delta_B3 = 0.168.
omega_L sits at 4.3% of the TRUE pair-breaking threshold, not 41%.

This is structurally analogous to 3He-B in the deep BCS limit where
E_F >> Delta, and omega_L/E_F ~ 10^{{-3}} rather than omega_L/Delta ~ 10^{{-3}}.
The framework is even MORE protected than 3He because:
  (a) The spectrum is DISCRETE (no continuum to decay into)
  (b) The system is 0D (no momentum-carrying modes for Raman decay)
  (c) All quasiparticle energies are O(1) while omega_L is O(0.07)

The Leggett mode is an EXACT eigenstate of the finite BCS Hamiltonian.
""")

# =============================================================================
# SECTION 12: Save Data
# =============================================================================
print(f"\n{'='*78}")
print("SECTION 12: Save Data")
print(f"{'='*78}")

save_path = os.path.join(SCRIPT_DIR, 's50_leggett_damping.npz')
np.savez(save_path,
    # Gate
    gate_name='LEGGETT-DAMPING-50',
    gate_verdict=gate_verdict,
    gate_detail=gate_detail,
    # Leggett mode parameters
    omega_L1=omega_L1_fold,
    omega_L2=omega_L2_fold,
    Delta_fold=Delta_fold_vec,
    rho_fold=rho_fold_vec,
    J_12=J_12_fold,
    J_23=J_23_fold,
    J_13=J_13_fold,
    # BdG spectrum
    E_B1=E_B1,
    E_B2=E_B2,
    E_B3=E_B3,
    E_min=E_min,
    min_pair_E=min_pair_E,
    # Coherence factors
    u_B1=u_B1, v_B1=v_B1,
    u_B2=u_B2, v_B2=v_B2,
    u_B3=u_B3, v_B3=v_B3,
    # Self-energy
    omega_grid=omega_grid,
    ImSigma=ImSigma,
    continuum_onset=continuum_onset,
    ImSigma_at_oL=ImSigma_at_oL,
    ReSigma=ReSigma,
    omega_L_renorm=omega_L_renorm,
    mass_shift=mass_shift,
    # Damping rates
    Gamma_Beliaev_T0=0.0,
    Gamma_Raman_T0=0.0,
    Gamma_grav=Gamma_grav,
    Gamma_total=Gamma_grav,
    Q_total=Q_total,
    Q_physical=Q_physical,
    # Spectral function
    omega_fine=omega_fine,
    A_L=A_L,
    # Ratios
    ratio_oL_2Delta_B3=omega_L1_fold / (2.0 * Delta_B3_val),
    ratio_oL_2E_min=omega_L1_fold / (2.0 * E_min),
    ratio_oL_minPairE=omega_L1_fold / min_pair_E,
    N_osc_transit=N_osc_transit,
    # 3He comparison
    He3_ratio_oL_Delta=1e-3,
    He3_Q=1e3,
    framework_ratio_oL_Delta_B3=omega_L1_fold / Delta_B3_val,
    compression_3He=omega_L1_fold / Delta_B3_val / 1e-3,
)

print(f"Saved to: {save_path}")

# =============================================================================
# SECTION 13: Generate Plot
# =============================================================================

import matplotlib
matplotlib.use('Agg')
import matplotlib.pyplot as plt

fig, axes = plt.subplots(2, 2, figsize=(14, 10))
fig.suptitle('LEGGETT-DAMPING-50: Leggett Mode Quality Factor', fontsize=14, fontweight='bold')

# Panel (a): Spectral function A(omega)
ax = axes[0, 0]
ax.plot(omega_fine, A_L, 'b-', linewidth=1.5)
ax.axvline(omega_L1_fold, color='r', linestyle='--', linewidth=1, label=f'omega_L1 = {omega_L1_fold:.4f}')
ax.axvline(thresh_B3, color='orange', linestyle=':', linewidth=1, label=f'2*Delta_B3 = {thresh_B3:.4f}')
ax.set_xlabel('omega (M_KK)')
ax.set_ylabel('A(omega)')
ax.set_title('(a) Spectral Function (eta_vis = 0.002)')
ax.legend(fontsize=8)
ax.set_xlim(0.01, 0.20)

# Panel (b): Im[Sigma(omega)] over full range
ax = axes[0, 1]
ax.semilogy(omega_grid, np.abs(ImSigma) + 1e-30, 'b-', linewidth=1)
ax.axvline(omega_L1_fold, color='r', linestyle='--', linewidth=1, label=f'omega_L1')
ax.axvline(min_pair_E, color='green', linestyle='-', linewidth=2, label=f'min(E_k+E_k\') = {min_pair_E:.3f}')
ax.axvline(thresh_B3, color='orange', linestyle=':', linewidth=1, label=f'2*Delta_B3 = {thresh_B3:.3f}')
ax.set_xlabel('omega (M_KK)')
ax.set_ylabel('|Im[Sigma(omega)]|')
ax.set_title('(b) Imaginary Self-Energy (Beliaev)')
ax.legend(fontsize=8)
ax.set_xlim(0, 3.0)

# Panel (c): Energy level diagram
ax = axes[1, 0]
# Draw quasiparticle energies
for i, s in enumerate(qp_states):
    x_pos = {'B1': 0, 'B2': 1, 'B3': 2}[s['label']]
    ax.plot([x_pos - 0.3, x_pos + 0.3], [s['E'], s['E']], 'k-', linewidth=2)
# Draw Leggett modes
ax.axhline(omega_L1_fold, color='r', linestyle='--', linewidth=2, label=f'omega_L1 = {omega_L1_fold:.4f}')
ax.axhline(omega_L2_fold, color='m', linestyle='--', linewidth=2, label=f'omega_L2 = {omega_L2_fold:.4f}')
# Draw pair-breaking thresholds
ax.axhline(min_pair_E, color='green', linestyle=':', linewidth=2, label=f'min(E+E\') = {min_pair_E:.3f}')
ax.set_xticks([0, 1, 2])
ax.set_xticklabels(['B1 (1)', 'B2 (4)', 'B3 (3)'])
ax.set_ylabel('Energy (M_KK)')
ax.set_title('(c) Energy Levels: Leggett vs Quasiparticles')
ax.legend(fontsize=8)
ax.set_ylim(0, 1.2)

# Panel (d): Comparison with 3He
ax = axes[1, 1]
# Bar chart comparing scales
labels = ['3He-B\nomega_L/Delta', 'Framework\nomega_L/Delta_B3', 'Framework\nomega_L/E_min', 'Framework\nomega_L/min(E+E\')']
values = [1e-3, omega_L1_fold/Delta_B3_val, omega_L1_fold/E_min, omega_L1_fold/min_pair_E]
colors = ['steelblue', 'coral', 'forestgreen', 'darkgreen']
bars = ax.bar(range(len(labels)), values, color=colors)
ax.set_xticks(range(len(labels)))
ax.set_xticklabels(labels, fontsize=8)
ax.set_ylabel('Ratio')
ax.set_title('(d) Damping Control Ratios')
ax.set_yscale('log')
for i, (bar, val) in enumerate(zip(bars, values)):
    ax.text(bar.get_x() + bar.get_width()/2, val * 1.5, f'{val:.4f}',
            ha='center', va='bottom', fontsize=8)

plt.tight_layout()
plot_path = os.path.join(SCRIPT_DIR, 's50_leggett_damping.png')
plt.savefig(plot_path, dpi=150, bbox_inches='tight')
print(f"Plot saved to: {plot_path}")
plt.close()

print(f"\n{'='*78}")
print(f"COMPUTATION COMPLETE.")
print(f"GATE: LEGGETT-DAMPING-50 = {gate_verdict}")
print(f"Q = {Q_total:.1e}")
print(f"{'='*78}")
